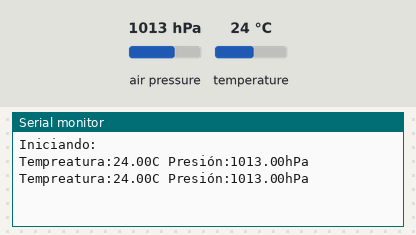
The sketch below on a simulated Arduino Uno, built with avr-gcc and run on an emulated ATmega328P. Parts: the last lines printed to the serial monitor. The test bench sets the inputs (shaded band); at power-on: air pressure 1013 hPa, temperature 24 °C.

Above: at 5.8 s.
5.9 s: air pressure set to 952 hPa
At 11.1 s:
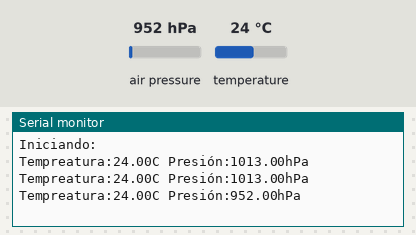
11.9 s: temperature set to 12 °C
At 16.2 s:
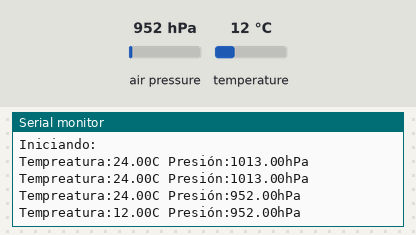
17.9 s: air pressure set to 975 hPa
At 21.4 s:
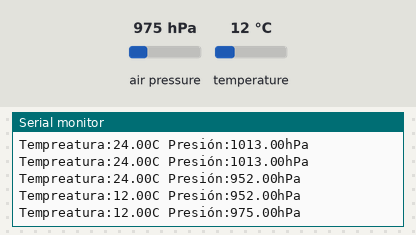
Timing chart, 0 to 22.9 s (numbered marks = the images above; inputs shaded):
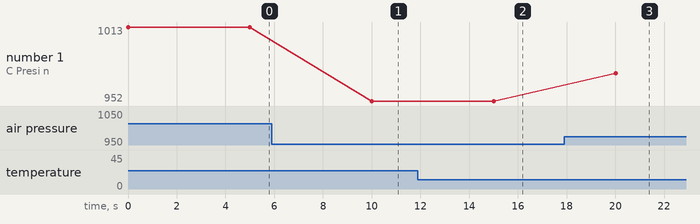

The sketch:

BMP280.ino
```cpp
#include<Wire.h>    //Se incluye la librería del I2C
#include<Adafruit_Sensor.h>   //Se incluye la librería del sensor
#include <Adafruit_BMP280.h>    //Se incluye la librería del Sensor BMP280

Adafruit_BMP280 bmp;    //Se cre un objeto del tipo "Adafruit_BMP280 llamado "bmp"
float TEMPERATURA;    //Se establece a la variable "TEMPERATURA" del tipo float
float PRESION;      //Se establece a la variable "PRESION" del tipo float


void setup() {
Serial.begin(9600);   //Se inicializa el monitor serie
Serial.println("Iniciando:"); //Se imprime "iniciando"
if(!bmp.begin()){ //Si la inicialización del bmp no está
  Serial.println("BMP280 no encontrado");   //Se imprime que "BMP280 no encontrado"
  while(1);     //Mientras esta en 1, es verdadero, se salta al loop
}
}
void loop() {
TEMPERATURA=bmp.readTemperature();    //TEMPERATURA = la función de la lectura de la temperatura
PRESION=bmp.readPressure()/100;   //PRESION = La lectura de la presión en hectoPascales
Serial.print("Tempreatura:");   //Se imprime en el monitor serie la "Temperatura:"
Serial.print(TEMPERATURA);  //Se imprimea la TEMPERATURA
Serial.print("C");    //Medido en C

Serial.print (" Presión:"); //SE escribe la "Presión" en el montior serie
Serial.print(PRESION);    ////S escribe el valor leído de PRESION
Serial.println("hPa");    //Medido en hPa

delay(5000);

}
```

Measured:
- after the input at 5.9 s, the serial monitor: prints a new line after 4.1 s (image 1)
- after the input at 11.9 s, the serial monitor: prints a new line after 3.1 s (image 2)
- after the input at 17.9 s, the serial monitor: prints a new line after 2.1 s (image 3)
- plotted number 1: 1013 → 952 after the input at 5.9 s, 952 → 975 after the input at 17.9 s
